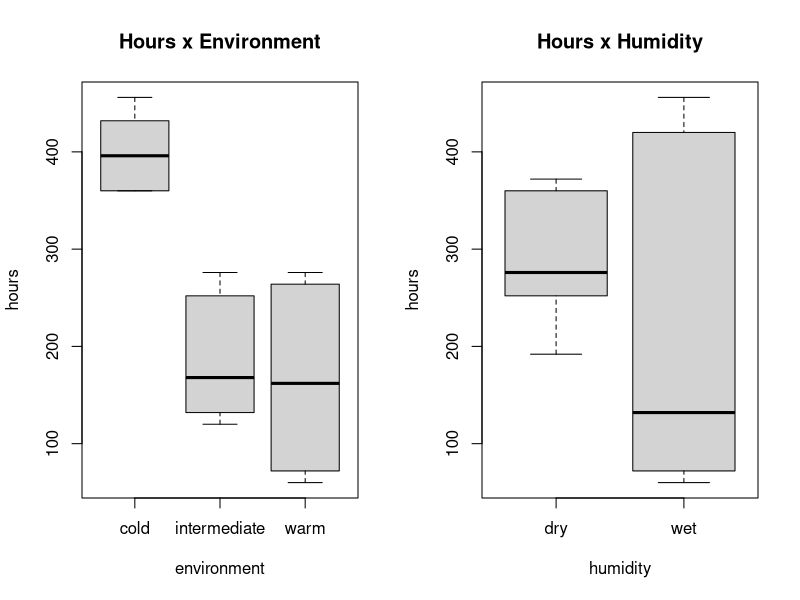
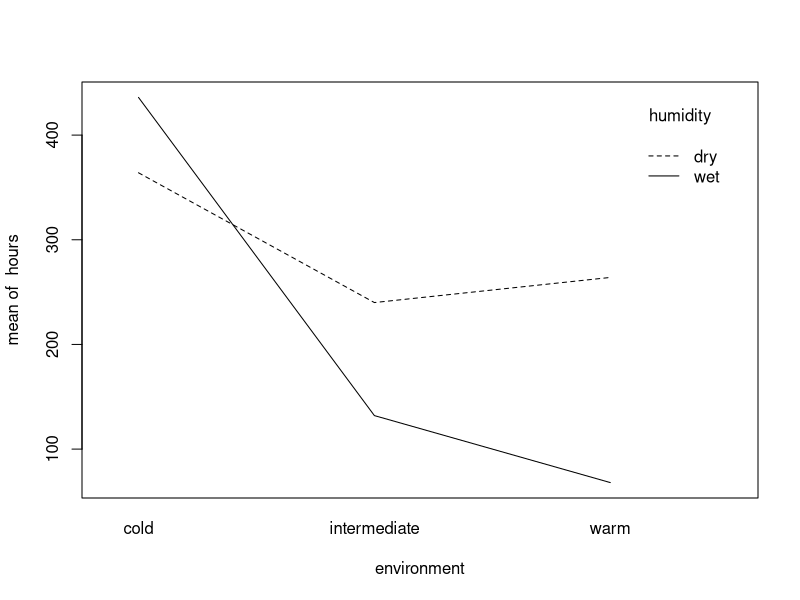
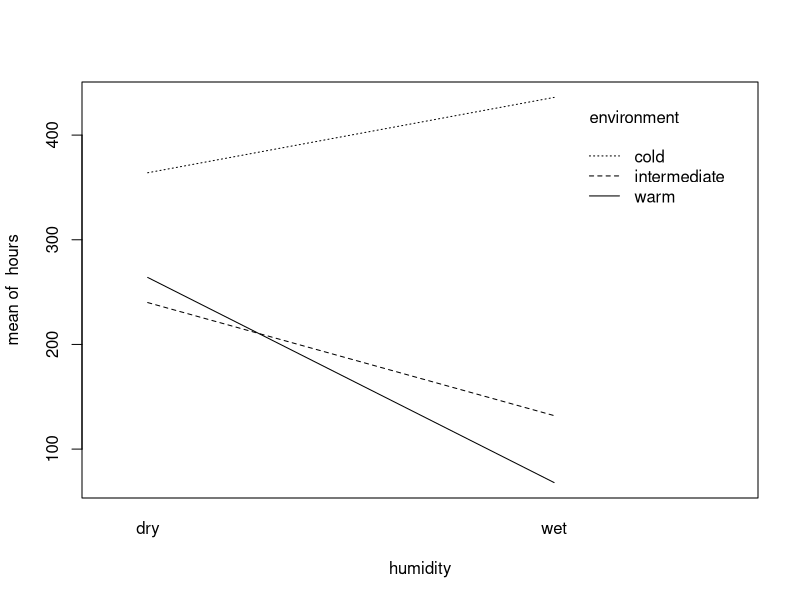
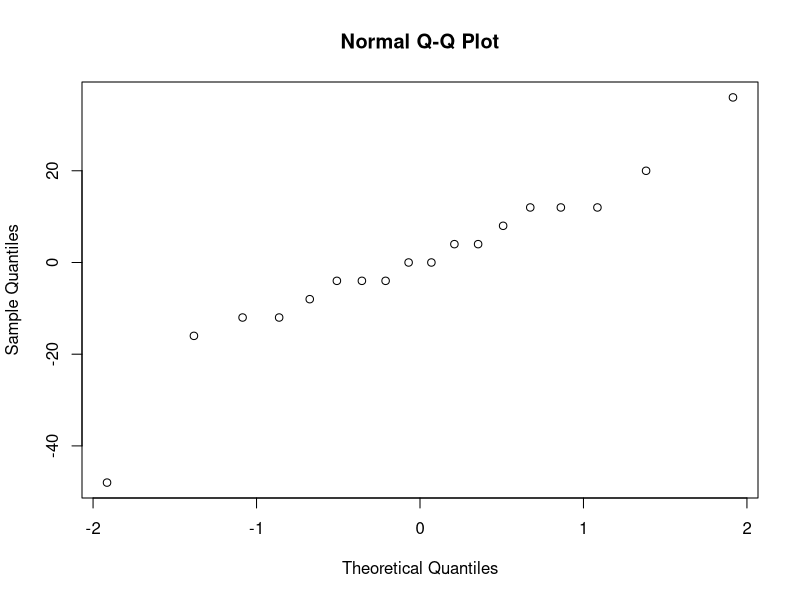
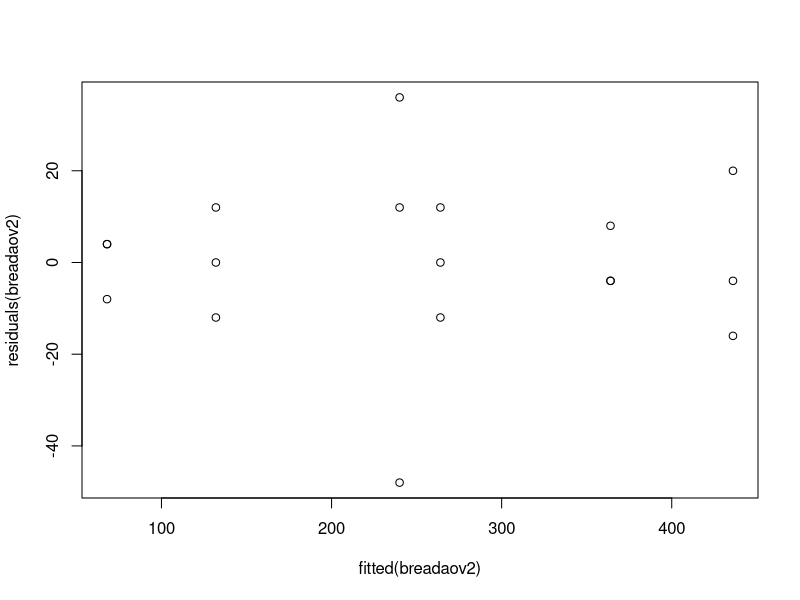
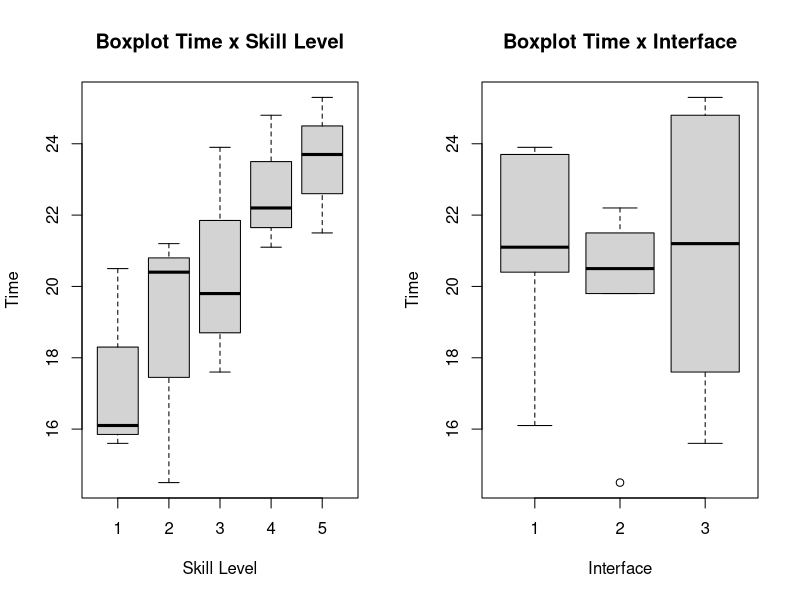
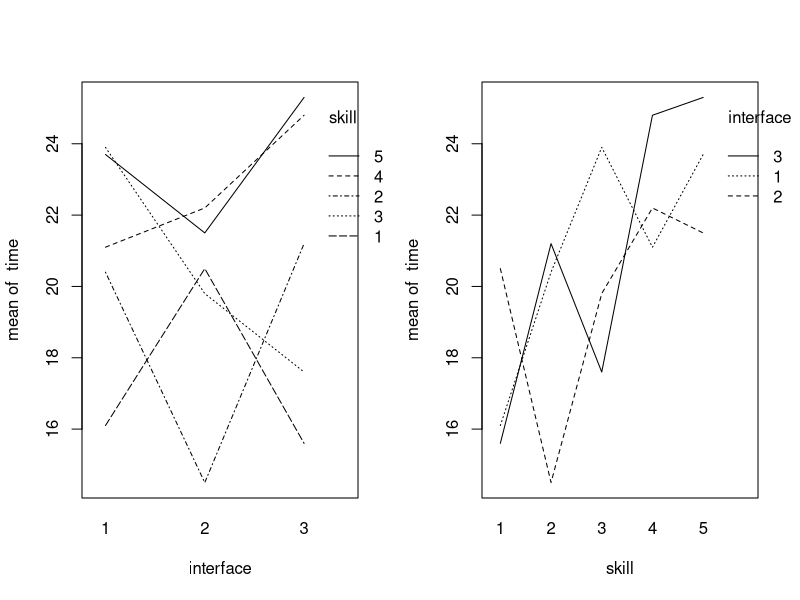
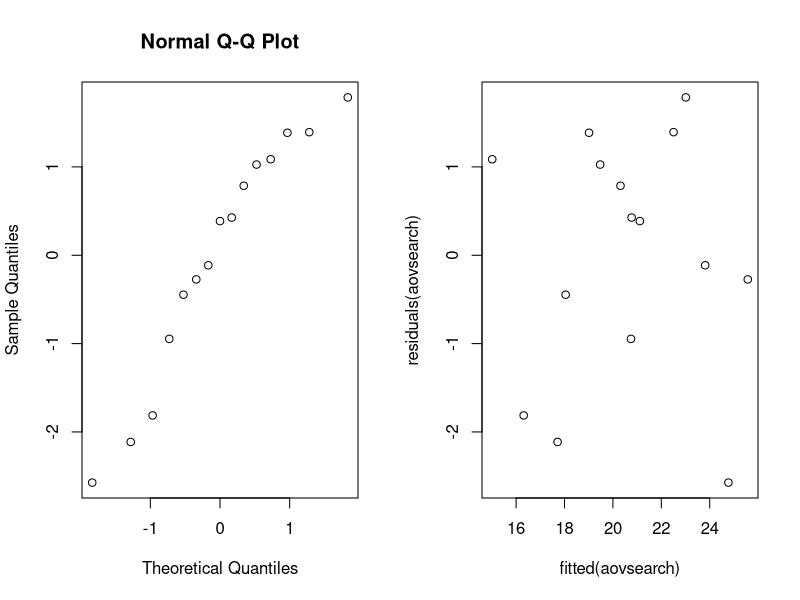

Write the R code that produced these figures, in order. (Note: this script raises an error after producing the figures.)
# Loading necessary packages, so they are available in the current session.
library(multcomp)
library(lme4)

### Exercise 1
data_bread <- read.table(file = "bread.txt", header = TRUE)

# QUestion 1:
I = 3 #levels of temperature.
J = 2 #levels of humidity.
N = 3 #experimental units per combination of the two factors, given that the total of units is 18.
rbind(rep(1:I,each=N*J),rep(1:J,N*I),sample(1:(N*I*J)))

# QUestion 2:
par(mfrow=c(1,2))
boxplot(hours~environment,data=data_bread, main ="Hours x Environment")
boxplot(hours~humidity,data=data_bread, main ="Hours x Humidity")

par(mfrow=c(1,1))
attach(data_bread)
interaction.plot(environment,humidity,hours)
interaction.plot(humidity,environment,hours)

# QUestion 3:
data_bread$environment=as.factor(data_bread$environment)
data_bread$humidity=as.factor(data_bread$humidity)
breadaov=lm(hours~environment*humidity,data=data_bread)
#anova(breadaov)
summary(breadaov)

# QUestion 4:
contrasts(data_bread$environment)=contr.sum
contrasts(data_bread$humidity)=contr.sum
breadaov2=lm(hours~environment*humidity,data=data_bread)
#anova(breadaov2)
summary(breadaov2)

# QUestion 5:
#Checking the normality of the population.
qqnorm(residuals(breadaov2))

# An extra check is also the Shapiro test.
shapiro.test(residuals(breadaov2))

# Checking the assumption of equal population variances.
plot(fitted(breadaov2), residuals(breadaov2))

### Exercise 2
search = read.table("search.txt", header = TRUE)

# Question 1:
B = 5
I = 3
skill = as.factor(rep(1:B, I))
interface = as.factor(rep(1:I, B))
studentindex = sample(1:B*I)
search_random_frame= data.frame(cbind(skill, interface, studentindex))
search_random_frame

# Question 2:
attach(search)

par(mfrow=c(1,2))
boxplot(time~skill, main="Boxplot Time x Skill Level", ylab="Time", xlab="Skill Level")
boxplot(time~interface, main="Boxplot Time x Interface", ylab="Time", xlab="Interface")

par(mfrow=c(1,2))
interaction.plot(interface, skill, time); interaction.plot(skill, interface, time); 

# Question 3:
search$skill <- factor(search$skill)
search$interface <-  factor(search$interface)
aovsearch = lm(time~interface+skill, data = search)
anova(aovsearch)

# Question 4: ?
summary(aovsearch)
# Result is generated from summary of anova
estimatedTime = 15.013 +  5.300  + 4.460  

# Question 5:
par(mfrow=c(1,2))
qqnorm(residuals(aovsearch))
plot(fitted(aovsearch), residuals(aovsearch))

# Question 6: ?
friedman.test(time, interface, skill, data = search)
#friedman.test(time~interface|skill, data = search)

# Question 7:
oneaovsearch = lm(time~interface, data = search)
anova(oneaovsearch)

### Exercise 3

# Question 1
cream= read.table("cream.txt",header = TRUE)

cream$batch= as.factor(cream$batch)
cream$position= as.factor(cream$position)
cream$starter= as.factor(cream$starter)

creamaov= lm(acidity ~ starter + batch + position,data = cream)
summary(creamaov)

# Question 2
library(multcomp)
creammult= glht(creamaov,linfct = mcp(starter="Tukey"))
summary(creammult)

# Question 3
# In Word File

# Question 4
confint(creammult)


### Exercise 4
library(lme4)
# Question 1
cow = read.table("cow.txt", header = TRUE)
cow$id = factor(cow$id)
cow$per = factor(cow$per)
cow$treatment = factor(cow$treatment)

cowlm = lm(milk~treatment+id+per, data = cow)
summary(cowlm)

# Question 2: Result from question 1

# Question 3
cowlmer = lmer(milk~treatment+order+per+(1|id), data = cow)
summary(cowlmer)

# Question 4
attach(cow)
t.test(milk[treatment=="A"],milk[treatment=="B"],paired=TRUE)

### Exercise 5

# Question 1

nausea.frame=data.frame("nausea" = integer(),"medicin" = character(), stringsAsFactors = FALSE)
index = 1
for(i in 1:100){
  nausea.frame[i,] <- rbind(0, "Chlorpromazine")
  index = index + 1
}

for(i in 1:52){
  nausea.frame[index,] <- rbind(1, "Chlorpromazine")
  index = index + 1
}

for(i in 1:32){
  nausea.frame[index,] <- rbind(0, "Pentobarbital(100mg)")
  index = index + 1
}

for(i in 1:35){
  nausea.frame[index,] <- rbind(1, "Pentobarbital(100mg)")
  index = index + 1
}

for(i in 1:48){
  nausea.frame[index,] <- rbind(0, "Pentobarbital(150mg)")
  index = index + 1
}

for(i in 1:37){
  nausea.frame[index,] <- rbind(1, "Pentobarbital(150mg)")
  index = index + 1
}

nausea.frame
attach(nausea.frame)
# Question 2
nausea.frame$medicin=as.factor(nausea.frame$medicin)

xtabs(~medicin+nausea)

# Question 3
attach(nausea.frame)

t = chisq.test(xtabs(~medicin+nausea))[[1]]
B=1000
tstar=numeric(B)
for (i in 1:B){
  medicinstar=sample(medicin)
  tstar[i]= chisq.test(xtabs(~medicinstar+nausea))[[1]]
}

hist(tstar)
t
pl=sum(tstar<t)/B
pr=sum(tstar>t)/B
p=2*min(pl,pr)
pl;pr;p

# Question 4
chisq.test(xtabs(~medicin+nausea))

### Exercise 6

# Question 1
airpollution= read.table("airpollution.txt", header = TRUE)
pairs(oxidant ~ day + wind + temperature + humidity + insolation , data= airpollution, upper.panel= NULL)

# Question 2
oxidant_day= lm(oxidant ~ day, data = airpollution)
summary(oxidant_day)
#p_value: 0.582

oxidant_wind= lm(oxidant ~ wind, data = airpollution)
summary(oxidant_wind)
#p_value: 8.20e-07

oxidant_temperature=lm(oxidant ~ temperature, data = airpollution)
summary(oxidant_temperature)
#p_value: 1.17e-06

oxidant_humidity=lm(oxidant ~ humidity, data = airpollution)
summary(oxidant_humidity)
#p_value: 0.056317

oxidant_insolation=lm(oxidant ~ insolation, data = airpollution)
summary(oxidant_insolation)
#p_value: 0.00441

## step 1 - select the smallest p-value (wind)
oxidant1= lm(oxidant ~ wind, data = airpollution)
summary(oxidant1)

## step 2 - select second smallest p-value (temperature)
oxidant2=lm(oxidant ~ wind + temperature, data = airpollution)
summary(oxidant2)

## step 3 - select third smallest p-value (insolation)
oxidant3=lm(oxidant ~ wind + temperature + insolation, data = airpollution)
summary(oxidant3)

## Best Model
oxidant2

# Question 3
## step 1 - full model
oxidant5= lm(oxidant ~ wind + temperature + insolation + humidity + day, data = airpollution)
summary(oxidant5)

## step 2 - remove the highest p-value (day)
oxidant4= lm(oxidant ~ wind + temperature + insolation + humidity , data = airpollution)
summary(oxidant4)

## step 3 - remove second highest p-value (insolation)
oxidant3= lm(oxidant ~ wind + temperature + humidity , data = airpollution)
summary(oxidant3)

## step 4 - remove third highest p-value (humidity)
oxidant2= lm(oxidant ~ wind + temperature , data = airpollution)
summary(oxidant2)

# Question 4
## Best Model
oxidant2

# Question 5
par(mfrow=c(1,2))
qqnorm(residuals(oxidant2), main = "QQ-plot residuals")
plot(fitted(oxidant2),residuals(oxidant2))

### Exercise 7

# Question 1
crime_expenses <- read.table(file = "expensescrime.txt", header = TRUE)

#Identifying potential correlations
pairs(crime_expenses, upper.panel=NULL)

# It's possible to see a potential correlation between expend and bad, lawyers, employ and pop.
# Verifying the histogram for these variables:
par(mfrow=c(1,5))
hist(crime_expenses$expend)
hist(crime_expenses$bad)
hist(crime_expenses$lawyers)
hist(crime_expenses$employ)
hist(crime_expenses$pop)

# Thus a first attempt to calculate the linear model will be made considering these factors.
attach(crime_expenses)
expenseslm = lm(expend~bad+lawyers+employ+pop, data=crime_expenses)
summary(expenseslm)
confint(expenseslm)
#Assessing the current model
par(mfrow=c(1,1))
qqnorm(residuals(expenseslm)) # There are
shapiro.test(residuals(expenseslm)) #Extract check using Shapiro's normality test.

plot(fitted(expenseslm),residuals(expenseslm))
# The variances for the different fitted values is concentrated with smaller value of fitted expenses.

#2nd Iteration:
# Considering that in the previous iteration lawyers and employ reject the null hypothesis the 2nd iteration will
# consider only these factors (bad will also be considered since it has the biggest estimated coeficient).
# Additionally, now we will calculate the regression considering interaction between the variables.
expenseslm2 = lm(expend~bad*lawyers*employ, data=crime_expenses)
summary(expenseslm2)
# Assessing the new regression parameters:
qqnorm(residuals(expenseslm2))
plot(fitted(expenseslm2),residuals(expenseslm2))
# The qqnorm presents a curved shape with some points far from the line, the qqnorm shows a concentration around certain fitted values (<1000).
# Given that bad is the variable with highest coeficient we will try to have better results by elevating bad to the
# power of 2.

crime_expenses$bad2 = crime_expenses$bad^2
expenseslm3 = lm(expend~bad*lawyers*employ*bad2, data=crime_expenses)
summary(expenseslm3)
qqnorm(residuals(expenseslm3))
plot(fitted(expenseslm3),residuals(expenseslm3))
# After this iteration the qqnorm graph presents a better slope and distance between the points.
# Also the residuals x ffited graph shows that the residuals are more spread.

#The model is: expenses = 136.3 -8.186*bad -0.1297*lawyers + 0.08236*employ - 0.1440*bad^2
